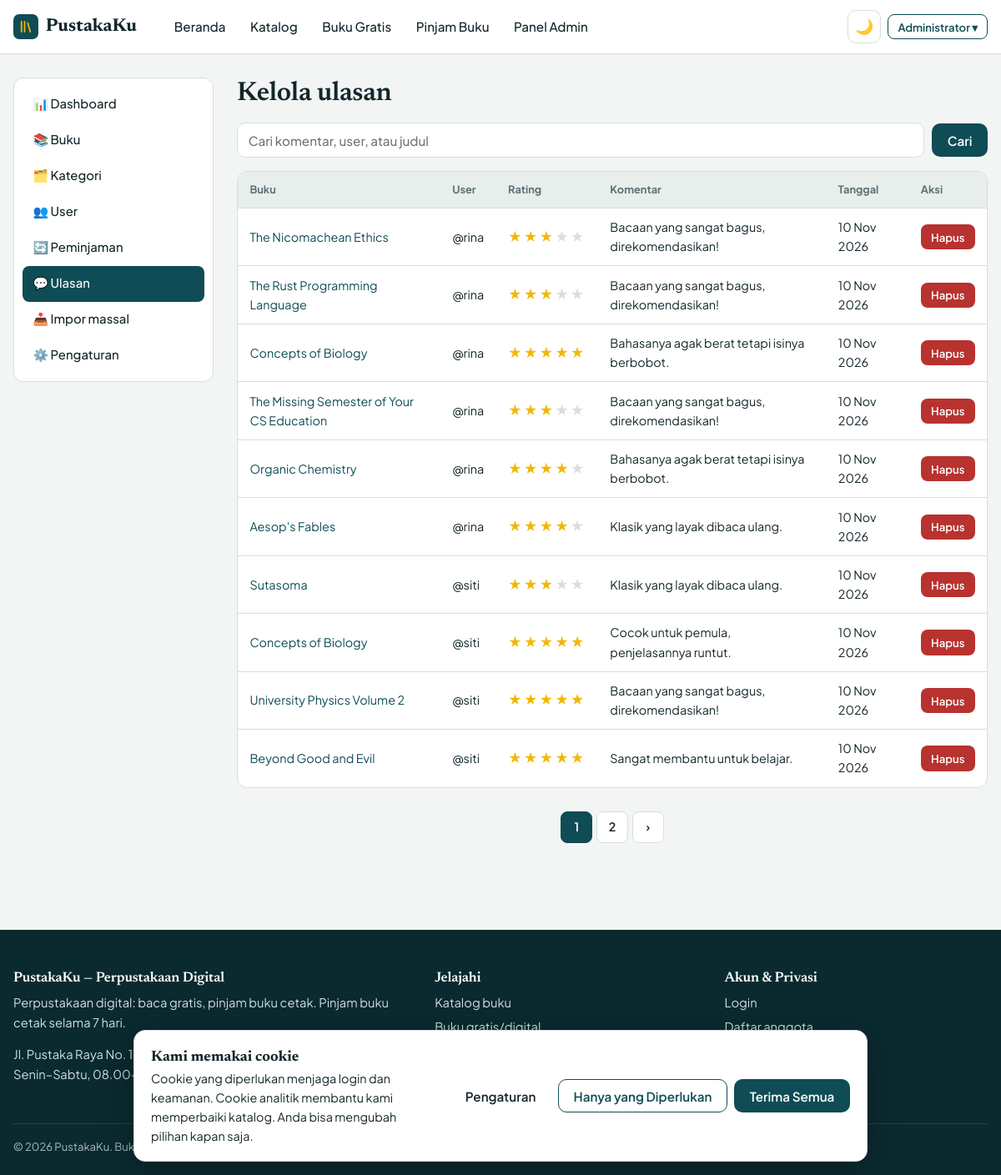
Screenshot of /admin/reviews (signed in) with the database file from the repository.
### models.py (models this page shows, shortened)
class User(UserMixin, db.Model):
    id = db.Column(db.Integer, primary_key=True)
    name = db.Column(db.String(100), nullable=False)
    username = db.Column(db.String(40), unique=True, nullable=False, index=True)
    email = db.Column(db.String(120), unique=True, nullable=False, index=True)
    password_hash = db.Column(db.String(255), nullable=False)
    role = db.Column(db.String(10), nullable=False, default="user")  # "user" | "admin"
    active = db.Column(db.Boolean, nullable=False, default=True)     # False = diblokir
    created_at = db.Column(db.DateTime, default=datetime.now)
    loans = db.relationship("Loan", backref="user", cascade="all, delete-orphan", lazy="dynamic")
    reviews = db.relationship("Review", backref="user", cascade="all, delete-orphan", lazy="dynamic")
    favorites = db.relationship("Favorite", backref="user", cascade="all, delete-orphan", lazy="dynamic")
    @property
    def is_admin(self):
        return self.role == "admin"
    @property
    def is_active(self):  # dipakai Flask-Login; akun diblokir tidak bisa login
        return self.active

class Review(db.Model):
    __table_args__ = (db.UniqueConstraint("user_id", "book_id", name="uq_review_user_book"),)
    id = db.Column(db.Integer, primary_key=True)
    user_id = db.Column(db.Integer, db.ForeignKey("user.id"), nullable=False)
    book_id = db.Column(db.Integer, db.ForeignKey("book.id"), nullable=False, index=True)
    rating = db.Column(db.Integer, nullable=False)
    comment = db.Column(db.Text, default="")
    created_at = db.Column(db.DateTime, default=datetime.now)

class Book(db.Model):
    id = db.Column(db.Integer, primary_key=True)
    title = db.Column(db.String(200), nullable=False, index=True)
    author = db.Column(db.String(150), nullable=False, index=True)
    description = db.Column(db.Text, default="")
    year = db.Column(db.Integer)
    publisher = db.Column(db.String(150), default="")
    language = db.Column(db.String(30), default="Indonesia")
    category_id = db.Column(db.Integer, db.ForeignKey("category.id"))
    stock = db.Column(db.Integer, nullable=False, default=0)           # hanya untuk buku fisik
    book_type = db.Column(db.String(10), nullable=False, default="digital")  # "digital" | "physical"
    cover_file = db.Column(db.String(120))     # file cover hasil upload
    cover_url = db.Column(db.String(500))      # atau URL cover eksternal
    cover_fallback = db.Column(db.String(200)) # gambar sampul lokal (static/...) bila sampul utama gagal dimuat
    pdf_file = db.Column(db.String(120))       # file PDF hasil upload
    read_url = db.Column(db.String(500))       # tautan baca online (sumber legal)
    download_url = db.Column(db.String(500))   # tautan unduh (sumber legal)
    source = db.Column(db.String(200), default="")  # sumber & lisensi
    views = db.Column(db.Integer, nullable=False, default=0)
    created_at = db.Column(db.DateTime, default=datetime.now, index=True)
    loans = db.relationship("Loan", backref="book", cascade="all, delete-orphan", lazy="dynamic")
    reviews = db.relationship("Review", backref="book", cascade="all, delete-orphan", lazy="dynamic")
    favorites = db.relationship("Favorite", backref="book", cascade="all, delete-orphan", lazy="dynamic")

### routes/admin.py (the view)
@admin_bp.route("/reviews")
def reviews():
    q = request.args.get("q", "").strip()
    page = request.args.get("page", 1, type=int)
    query = Review.query.join(User).join(Book)
    if q:
        query = query.filter(or_(Review.comment.ilike(like(q), escape="\\"), User.username.ilike(like(q), escape="\\"),
                                 Book.title.ilike(like(q), escape="\\")))
    pag = query.order_by(Review.created_at.desc()).paginate(page=page, per_page=per_page(), error_out=False)
    return render_template("admin/reviews.html", pag=pag)

### models.py (called while the page is built)
@login_manager.user_loader
def load_user(user_id):
    return db.session.get(User, int(user_id))

### routes/admin.py (called while the page is built)
@admin_bp.before_request
@admin_required
def guard():
    return None

def per_page():
    return current_app.config["ADMIN_PER_PAGE"]

### utils.py (called while the page is built, shortened)
def admin_required(view):
    @wraps(view)
    def wrapper(*args, **kwargs):
        if not current_user.is_authenticated:
            return current_app.login_manager.unauthorized()
        if not current_user.is_admin:
            abort(403)
        return view(*args, **kwargs)
    return wrapper

def parse_consent(raw):
    if not raw or len(raw) > 40:
        return None

def all_settings():
    from flask import g
    if "site_settings" not in g:
        from models import Setting
        data = dict(DEFAULT_SETTINGS)
        try:
            data.update({s.key: (s.value or "") for s in Setting.query.all()})
        except Exception:  # tabel belum dibuat
            pass
        g.site_settings = data
    return g.site_settings

### templates/admin/reviews.html (shortened to what this page needs)
{% extends "admin/base.html" %}
{% from "_macros.html" import csrf, pagination, stars %}
{% block admin_content %}
<h1 style="font-size:2rem">Kelola ulasan</h1>
<form class="toolbar" method="get"><input class="input grow" type="search" name="q" value="{{ request.args.get('q', '') }}" placeholder="Cari komentar, user, atau judul" aria-label="Cari"><button class="btn" type="submit">Cari</button></form>
<div class="table-wrap"><table class="table"><thead><tr><th>Buku</th><th>User</th><th>Rating</th><th>Komentar</th><th>Tanggal</th><th>Aksi</th></tr></thead><tbody>
{% for r in pag.items %}<tr><td><a href="{{ url_for('main.book_detail', book_id=r.book_id) }}">{{ r.book.title }}</a></td><td>@{{ r.user.username }}</td><td>{{ stars(r.rating) }}</td>
<td style="max-width:360px; white-space:pre-line">{{ r.comment or '—' }}</td><td>{{ r.created_at|tgl }}</td>
<td><form method="post" action="{{ url_for('admin.review_delete', review_id=r.id) }}" data-confirm="Hapus ulasan ini?">{{ csrf() }}<button class="btn btn-danger btn-sm" type="submit">Hapus</button></form></td></tr>
{% else %}<tr><td colspan="6" class="empty">Tidak ada ulasan.</td></tr>{% endfor %}</tbody></table></div>
{{ pagination(pag) }}
{% endblock %}

### templates/_macros.html (shortened to what this page needs)
{% macro stars(value) %}<span class="stars" style="--rating: {{ value }}" role="img" aria-label="Rating {{ value }} dari 5">★★★★★</span>{% endmacro %}
{% macro pagination(pag) %}
{% if pag.pages > 1 %}
<nav class="pagination" aria-label="Halaman">
  {% for p in pag.iter_pages(left_edge=1, right_edge=1, left_current=1, right_current=2) %}
    {% if p %}
      {% if p == pag.page %}<span class="current" aria-current="page">{{ p }}</span>
      {% else %}<a href="{{ page_url(p) }}">{{ p }}</a>{% endif %}
    {% else %}<span class="gap">…</span>{% endif %}
  {% endfor %}
  {% if pag.has_next %}<a href="{{ page_url(pag.next_num) }}" aria-label="Berikutnya">›</a>{% endif %}
</nav>
{% endif %}
{% endmacro %}

### templates/base.html (shortened to what this page needs)
{% from "_macros.html" import csrf %}
<!DOCTYPE html>
<html lang="id" data-theme="light">
<head>
  <link rel="stylesheet" href="{{ url_for('static', filename='css/style.css') }}">
</head>
<body>
<header class="navbar">
  <div class="container nav-inner">
    <a class="brand" href="{{ url_for('main.index') }}">
      <span class="brand-mark" aria-hidden="true"><svg viewBox="0 0 24 24" fill="none" stroke="#f2b705" stroke-width="2.4" stroke-linecap="round"><path d="M5 4v16M10 4v16M15 6l4 14"/></svg></span>{{ app_name }}
    </a>
    <nav class="nav-links" id="nav-links" aria-label="Navigasi utama">
      <a href="{{ url_for('main.index') }}" class="{{ 'active' if request.endpoint == 'main.index' }}">Beranda</a>
      <a href="{{ url_for('main.books') }}" class="{{ 'active' if request.endpoint == 'main.books' }}">Katalog</a>
      <a href="{{ url_for('main.books', type='digital') }}">Buku Gratis</a>
      <a href="{{ url_for('main.books', type='physical') }}">Pinjam Buku</a>
      {% if current_user.is_authenticated and current_user.is_admin %}<a href="{{ url_for('admin.dashboard') }}">Panel Admin</a>{% endif %}
    </nav>
    <div class="nav-actions">
      <button class="icon-btn" id="theme-toggle" type="button" aria-label="Ganti tema">🌙</button>
      {% if current_user.is_authenticated %}
        <div class="dropdown">
          <button class="btn btn-outline btn-sm" type="button" data-dropdown aria-haspopup="true">{{ current_user.name.split()[0] }} ▾</button>
        </div>
      {% else %}
        <a class="btn btn-ghost btn-sm" href="{{ url_for('auth.login') }}">Login</a>
        {% if site.allow_register == '1' %}<a class="btn btn-sm" href="{{ url_for('auth.register') }}">Register</a>{% endif %}
      {% endif %}
    </div>
  </div>
</header>
<main>{% block content %}{% endblock %}</main>
<footer class="footer">
  <div class="container">
    <div class="footer-grid">
      <div>
        <h4>{{ app_name }} — Perpustakaan Digital</h4>
        <p>{{ site.tagline }} Pinjam buku cetak selama {{ site.loan_days }} hari.</p>
        <p>{{ site.address }}{% if site.contact_email %} · {{ site.contact_email }}{% endif %}<br>{{ site.open_hours }}</p>
      </div>
      <div><h4>Jelajahi</h4><ul>
        <li><a href="{{ url_for('main.books') }}">Katalog buku</a></li>
        <li><a href="{{ url_for('main.books', type='digital') }}">Buku gratis/digital</a></li>
        <li><a href="{{ url_for('main.books', sort='populer') }}">Terpopuler</a></li></ul></div>
      <div><h4>Akun &amp; Privasi</h4><ul>
        <li><a href="{{ url_for('auth.login') }}">Login</a></li>
        {% if site.allow_register == '1' %}<li><a href="{{ url_for('auth.register') }}">Daftar anggota</a></li>{% endif %}
        <li><button type="button" class="link" data-open-cookie>Pengaturan Cookie</button></li></ul></div>
    </div>
    <div class="footer-bottom">© {{ now.year }} {{ app_name }}. Buku digital bersumber dari domain publik dan lisensi terbuka.</div>
  </div>
</footer>
{% include "_cookie_banner.html" %}
</body>
</html>

### rows the page displays
User: name "Administrator"
Review: book "The Nicomachean Ethics", user.username "rina", {{ value }} 3 (drawn), comment "Bacaan yang sangat bagus, direkomendasikan!", created_at|tgl "10 Nov 2026"
Review: book "The Rust Programming Language", user.username "rina", {{ value }} 3 (drawn), comment "Bacaan yang sangat bagus, direkomendasikan!", created_at|tgl "10 Nov 2026"
Review: book "Concepts of Biology", user.username "rina", {{ value }} 5 (drawn), comment "Bahasanya agak berat tetapi isinya berbobot.", created_at|tgl "10 Nov 2026"
Review: book "The Missing Semester of Your CS Education", user.username "rina", {{ value }} 3 (drawn), comment "Bacaan yang sangat bagus, direkomendasikan!", created_at|tgl "10 Nov 2026"
Review: book "Organic Chemistry", user.username "rina", {{ value }} 4 (drawn), comment "Bahasanya agak berat tetapi isinya berbobot.", created_at|tgl "10 Nov 2026"
Review: book "Aesop's Fables", user.username "rina", {{ value }} 4 (drawn), comment "Klasik yang layak dibaca ulang.", created_at|tgl "10 Nov 2026"
Review: book "Sutasoma", user.username "siti", {{ value }} 3 (drawn), comment "Klasik yang layak dibaca ulang.", created_at|tgl "10 Nov 2026"
Review: book "Concepts of Biology", user.username "siti", {{ value }} 5 (drawn), comment "Cocok untuk pemula, penjelasannya runtut.", created_at|tgl "10 Nov 2026"
Review: book "University Physics Volume 2", user.username "siti", {{ value }} 5 (drawn), comment "Bacaan yang sangat bagus, direkomendasikan!", created_at|tgl "10 Nov 2026"
Review: book "Beyond Good and Evil", user.username "siti", {{ value }} 5 (drawn), comment "Sangat membantu untuk belajar.", created_at|tgl "10 Nov 2026"

### other values shown
{{ app_name }} "PustakaKu"
{{ p }} "1"
{{ p }} "2"
{{ site.tagline }} "Perpustakaan digital: baca gratis, pinjam buku cetak."
{{ site.loan_days }} "7"
{{ site.address }} "Jl. Pustaka Raya No. 17, Jakarta"
{{ site.open_hours }} "Senin–Sabtu, 08.00–17.00 WIB"
